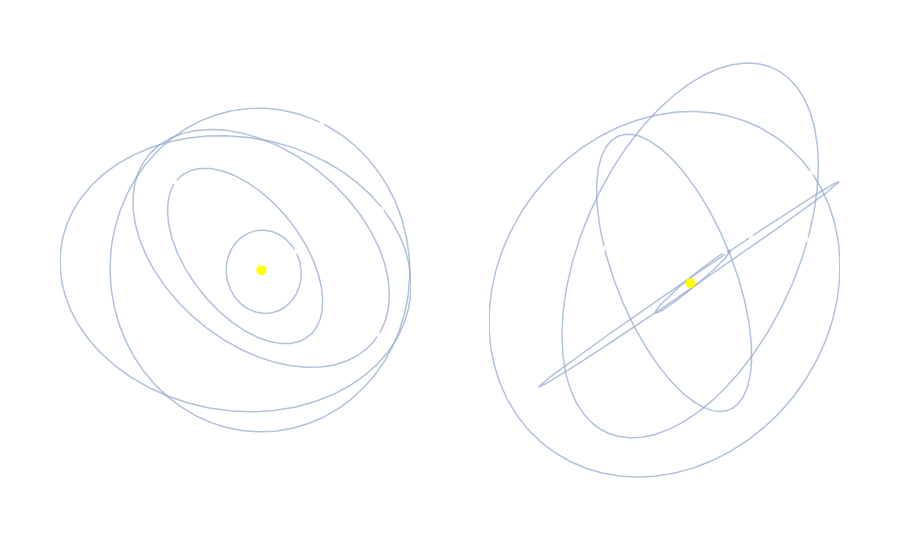

The code cell stored with this chart in its notebook:
### Markdown cell above
## 4) Plot objects (2D and 3D)

`plotly_2D` and `plotly_3D` can now produce some nice figures of our orbits. Here we'll first render all of our objects in our set in 2D. `plotly_2d` takes an argument `plots` (plural) which can be one of XY / XZ / YZ. This produces side by side of any of: a bird's eye (top-down, or XY plane) view, or a side (edge-on, or XZ / YZ plane) view of all our orbits, as well as the Sun. We note that XY is always returned with equal aspect ratios, as that is the reference plane, and we don't want to distort the orbit shapes. The scatter markers represent where each input object was at the reference epoch specified in the input file

Try moving your mouse over each plot to play around with the interactive aspect! Hover over an orbit to get a tooltip containing some orbital elements of that object, pan and squash/stretch the axes by clicking and dragging your mouse along them, or zoom in and out of the figure. In the top right, you can reset the figure to its initial position, as well as save the figure as a .png if you like

### Code cell
fig2d = plotly_2D(lines, conic, orbit_pos=orbit_pos, plot_sun=True, panels=("XY", "XZ"), return_fig=True)
fig2d

### Figure 1 — Plotly figure (JSON) as saved in the notebook; plotly's stock layout.template omitted (floating-point values rounded to 4 significant figures; data arrays with more than 128 entries replaced by an {"elided": "..."} marker saying what was removed)
{"data": [{"hovertemplate": "Obj-00<br>e: 0.0100<br>i: 22.25°<br>Ω: 272.91°<br>ω: 81.81°<extra></extra>", "line": {"color": "rgba(144,167,209,0.7)", "width": 1.5}, "meta": {"kind": "Centaur"}, "mode": "lines", "name": "Obj-00", "showlegend": false, "type": "scatter", "x": {"elided": "400 float values"}, "xaxis": "x", "y": {"elided": "400 float values"}, "yaxis": "y"}, {"hovertemplate": "Obj-00<br>e: 0.0100<br>i: 22.25°<br>Ω: 272.91°<br>ω: 81.81°<extra></extra>", "line": {"color": "rgba(144,167,209,0.7)", "width": 1.5}, "meta": {"kind": "Centaur"}, "mode": "lines", "name": "Obj-00", "showlegend": false, "type": "scatter", "x": {"elided": "400 float values"}, "xaxis": "x2", "y": {"elided": "400 float values"}, "yaxis": "y2"}, {"hovertemplate": "Obj-01<br>e: 0.2192<br>i: 55.61°<br>Ω: 127.63°<br>ω: 199.65°<extra></extra>", "line": {"color": "rgba(144,167,209,0.7)", "width": 1.5}, "meta": {"kind": "JFC"}, "mode": "lines", "name": "Obj-01", "showlegend": false, "type": "scatter", "x": {"elided": "400 float values"}, "xaxis": "x", "y": {"elided": "400 float values"}, "yaxis": "y"}, {"hovertemplate": "Obj-01<br>e: 0.2192<br>i: 55.61°<br>Ω: 127.63°<br>ω: 199.65°<extra></extra>", "line": {"color": "rgba(144,167,209,0.7)", "width": 1.5}, "meta": {"kind": "JFC"}, "mode": "lines", "name": "Obj-01", "showlegend": false, "type": "scatter", "x": {"elided": "400 float values"}, "xaxis": "x2", "y": {"elided": "400 float values"}, "yaxis": "y2"}, {"hovertemplate": "Obj-02<br>e: 0.1526<br>i: 38.63°<br>Ω: 349.45°<br>ω: 22.97°<extra></extra>", "line": {"color": "rgba(144,167,209,0.7)", "width": 1.5}, "meta": {"kind": "Centaur"}, "mode": "lines", "name": "Obj-02", "showlegend": false, "type": "scatter", "x": {"elided": "400 float values"}, "xaxis": "x", "y": {"elided": "400 float values"}, "yaxis": "y"}, {"hovertemplate": "Obj-02<br>e: 0.1526<br>i: 38.63°<br>Ω: 349.45°<br>ω: 22.97°<extra></extra>", "line": {"color": "rgba(144,167,209,0.7)", "width": 1.5}, "meta": {"kind": "Centaur"}, "mode": "lines", "name": "Obj-02", "showlegend": false, "type": "scatter", "x": {"elided": "400 float values"}, "xaxis": "x2", "y": {"elided": "400 float values"}, "yaxis": "y2"}, {"hovertemplate": "Obj-03<br>e: 0.1975<br>i: 49.37°<br>Ω: 321.52°<br>ω: 297.95°<extra></extra>", "line": {"color": "rgba(144,167,209,0.7)", "width": 1.5}, "meta": {"kind": "Other"}, "mode": "lines", "name": "Obj-03", "showlegend": false, "type": "scatter", "x": {"elided": "400 float values"}, "xaxis": "x", "y": {"elided": "400 float values"}, "yaxis": "y"}, {"hovertemplate": "Obj-03<br>e: 0.1975<br>i: 49.37°<br>Ω: 321.52°<br>ω: 297.95°<extra></extra>", "line": {"color": "rgba(144,167,209,0.7)", "width": 1.5}, "meta": {"kind": "Other"}, "mode": "lines", "name": "Obj-03", "showlegend": false, "type": "scatter", "x": {"elided": "400 float values"}, "xaxis": "x2", "y": {"elided": "400 float values"}, "yaxis": "y2"}, {"hovertemplate": "Obj-04<br>e: 0.0720<br>i: 26.60°<br>Ω: 280.22°<br>ω: 227.40°<extra></extra>", "line": {"color": "rgba(144,167,209,0.7)", "width": 1.5}, "meta": {"kind": "MBA"}, "mode": "lines", "name": "Obj-04", "showlegend": false, "type": "scatter", "x": {"elided": "400 float values"}, "xaxis": "x", "y": {"elided": "400 float values"}, "yaxis": "y"}, {"hovertemplate": "Obj-04<br>e: 0.0720<br>i: 26.60°<br>Ω: 280.22°<br>ω: 227.40°<extra></extra>", "line": {"color": "rgba(144,167,209,0.7)", "width": 1.5}, "meta": {"kind": "MBA"}, "mode": "lines", "name": "Obj-04", "showlegend": false, "type": "scatter", "x": {"elided": "400 float values"}, "xaxis": "x2", "y": {"elided": "400 float values"}, "yaxis": "y2"}, {"customdata": [["61000.00000", "2025 Nov 2"], ["61000.00000", "2025 Nov 2"], ["61000.00000", "2025 Nov 2"], ["61000.00000", "2025 Nov 2"], ["61000.00000", "2025 Nov 2"]], "hovertemplate": "%{text}<br>@ MJD %{customdata[0]}<br>(%{customdata[1]})<extra></extra>", "marker": {"color": "rgba(255,255,255,0.9)", "size": 5}, "meta": {"kind": "epoch"}, "mode": "markers", "showlegend": false, "text": ["Obj-00", "Obj-01", "Obj-02", "Obj-03", "Obj-04"], "type": "scatter", "x": [3.598, -5.117, 7.205, 6.974, 2.049], "xaxis": "x", "y": [8.74, 5.236, 3.671, -3.836, 1.092], "yaxis": "y"}, {"customdata": [["61000.00000", "2025 Nov 2"], ["61000.00000", "2025 Nov 2"], ["61000.00000", "2025 Nov 2"], ["61000.00000", "2025 Nov 2"], ["61000.00000", "2025 Nov 2"]], "hovertemplate": "%{text}<br>@ MJD %{customdata[0]}<br>(%{customdata[1]})<extra></extra>", "marker": {"color": "rgba(255,255,255,0.9)", "size": 5}, "meta": {"kind": "epoch"}, "mode": "markers", "showlegend": false, "text": ["Obj-00", "Obj-01", "Obj-02", "Obj-03", "Obj-04"], "type": "scatter", "x": [3.598, -5.117, 7.205, 6.974, 2.049], "xaxis": "x2", "y": [1.652, 1.25, 3.939, 1.557, 1.107], "yaxis": "y2"}, {"marker": {"color": "yellow", "size": 10}, "mode": "markers", "name": "Sun", "showlegend": false, "type": "scatter", "x": [0.0], "xaxis": "x", "y": [0.0], "yaxis": "y"}, {"marker": {"color": "yellow", "size": 10}, "mode": "markers", "name": "Sun", "showlegend": false, "type": "scatter", "x": [0.0], "xaxis": "x2", "y": [0.0], "yaxis": "y2"}], "layout": {"autosize": true, "font": {"color": "white"}, "hoverdistance": 0, "hovermode": "closest", "margin": {"b": 60, "l": 60, "r": 60, "t": 40}, "paper_bgcolor": "rgba(0,0,0,0)", "plot_bgcolor": "rgba(0,0,0,0)", "xaxis": {"anchor": "y", "domain": [0, 0.45], "gridcolor": "rgba(255,255,255,0.08)", "showgrid": true, "title": {"text": "X [AU]"}}, "xaxis2": {"anchor": "y2", "domain": [0.55, 1], "gridcolor": "rgba(255,255,255,0.08)", "showgrid": true, "title": {"text": "X [AU]"}}, "yaxis": {"anchor": "x", "domain": [0, 1], "gridcolor": "rgba(255,255,255,0.08)", "scaleanchor": "x", "scaleratio": 1, "showgrid": true, "title": {"text": "Y [AU]"}}, "yaxis2": {"anchor": "x2", "domain": [0, 1], "gridcolor": "rgba(255,255,255,0.08)", "showgrid": true, "title": {"text": "Z [AU]"}}}}
